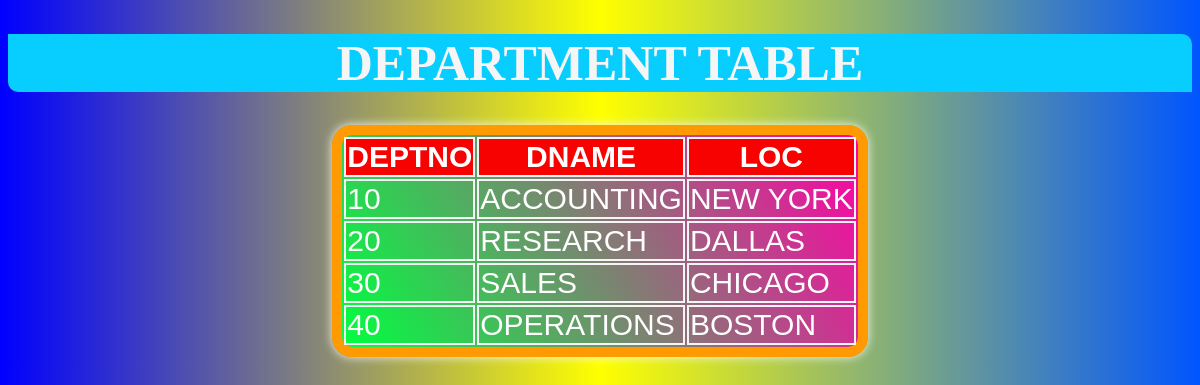
The app's page /Table/ with its own data.
### Charishma/models.py (models this page shows, shortened)
class Department(models.Model):
    DEPTNO=models.IntegerField(primary_key=True)
    DNAME=models.CharField(max_length=100)
    LOC=models.CharField(max_length=100)

### Charishma/views.py (the view)
# urls.py: path('Table/',Table,name='Table'),
def Table(request):
    LOT=Department.objects.all()
    d={'departments':LOT}
    return render(request,'Table.html',context=d)

### templates/Table.html (shortened to what this page needs)
<!DOCTYPE html>
<html lang="en">
<head>
</head>
<body>
    <center>
        <h1>DEPARTMENT TABLE</h1>
        <table border="5px">
            <tr>
                <th>DEPTNO</th>
                <th>DNAME</th>
                <th>LOC</th>
            </tr>
            {% for to in departments %}
            <tr>
                <td>{{to.DEPTNO}}</td>
                <td>{{to.DNAME}}</td>
                <td>{{to.LOC}}</td>
            </tr>
            {% endfor %}
        </table>
    </center>
</body>
</html>

### templates/Table.html (style rules this page uses)
body { background: linear-gradient(to right,blue,yellow,rgb(0, 85, 255)); }
table { background: linear-gradient(60deg,rgb(0, 255, 64),rgb(255, 0, 166)); border: 10px solid rgb(255, 154, 2); font-size: 30px; color: white; font-family: 'Franklin Gothic Medium', 'Arial Narrow', Arial, sans-serif; border-radius: 20px; box-shadow: 0px 0px 10px whitesmoke; }
h1 { background: rgb(8, 206, 255); border-radius: 0px 10px 0px 10px; color: whitesmoke; font-size: 50px; }
th { background-color: rgb(248, 1, 1); border: 2px solid whitesmoke; }
td { border: 2px solid whitesmoke; }

### records on screen
Department: DEPTNO "10", DNAME "ACCOUNTING", LOC "NEW YORK"
Department: DEPTNO "20", DNAME "RESEARCH", LOC "DALLAS"
Department: DEPTNO "30", DNAME "SALES", LOC "CHICAGO"
Department: DEPTNO "40", DNAME "OPERATIONS", LOC "BOSTON"
